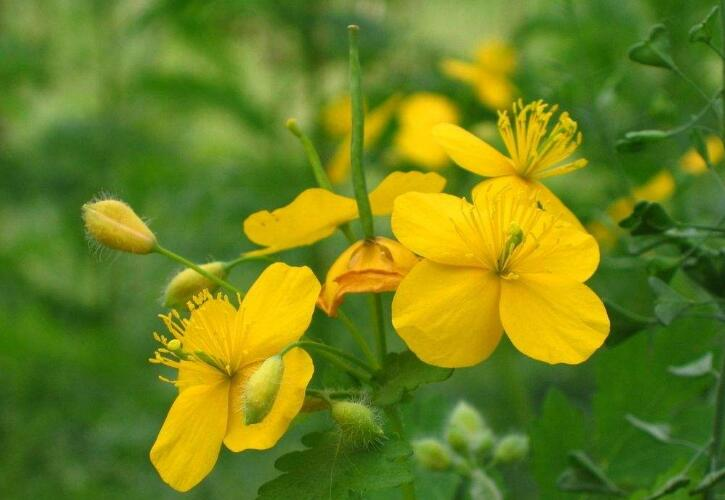
#> input picture 04图片的几何变换/sleepdog.jpg, 725 x 500 px
$ jupyter execute '05图片移位2.ipynb'
#> lines starting #> are read from the running program, lines starting #| are printed output that depends on the picture
[cell 1]
import cv2
import numpy as np
img = cv2.imread('sleepdog.jpg',1)
#> img is the input picture: shape (500, 725, 3); mean B, G, R 27.6, 129.5, 108.6
cv2.imshow('src',img)
imgInfo = img.shape
#> imgInfo = (500, 725, 3)
height = imgInfo[0]
#> height = 500
width = imgInfo[1]
#> width = 725
dst = np.zeros(img.shape,np.uint8)
for i in range(0,height):
    for j in range(0,width - 100):
        dst[i,j+100] = img[i,j]
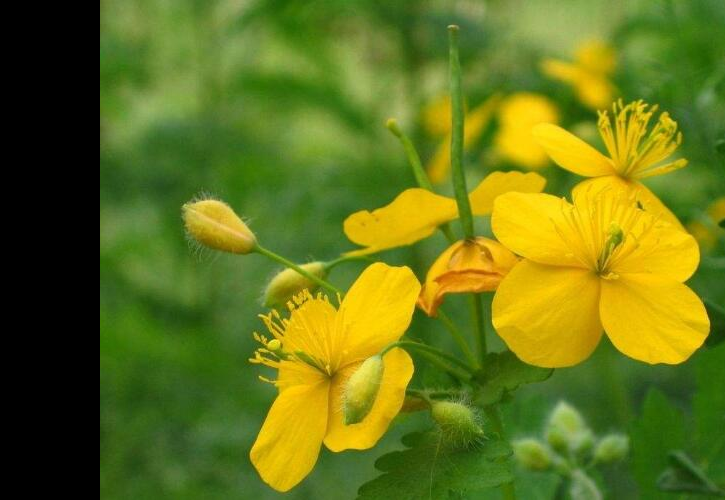
#> dst: shape (500, 725, 3); mean B, G, R 23.9, 115.5, 100.5

cv2.imshow('image',dst)
cv2.waitKey(0)
